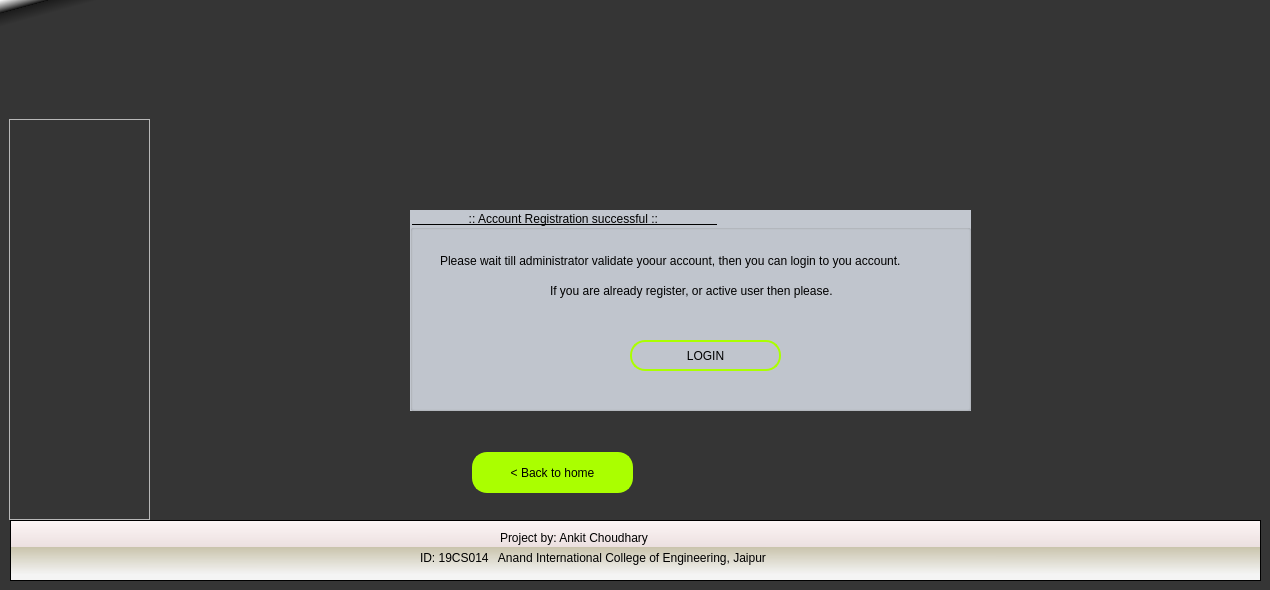
<?xml version="1.0" encoding="UTF-8"?>
<ui version="4.0">
 <class>Account_Registration_successful</class>
 <widget class="QWidget" name="Account_Registration_successful">
  <property name="geometry">
   <rect>
    <x>0</x>
    <y>0</y>
    <width>1270</width>
    <height>590</height>
   </rect>
  </property>
  <property name="minimumSize">
   <size>
    <width>1270</width>
    <height>590</height>
   </size>
  </property>
  <property name="maximumSize">
   <size>
    <width>1270</width>
    <height>590</height>
   </size>
  </property>
  <property name="windowTitle">
   <string>Form</string>
  </property>
  <property name="styleSheet">
   <string notr="true">#Account_Registration_successful{
background-color: qlineargradient(spread:pad, x1:0, y1:0, x2:0.02, y2:0.0340909, stop:0 rgba(255, 255, 255, 255), stop:0.495 rgba(0, 0, 0, 199), stop:0.505 rgba(28, 28, 28, 255), stop:1 rgba(53, 53, 53, 255));
}
#topframe{
background-color: qconicalgradient(cx:0.000472637, cy:0, angle:227.8, stop:0 rgba(30, 0, 255, 255), stop:0.375 rgba(0, 195, 255, 252), stop:0.423533 rgba(37, 0, 255, 255), stop:0.45 rgba(0, 130, 255, 255), stop:0.477581 rgba(0, 56, 255, 252), stop:0.518717 rgba(71, 171, 255, 255), stop:0.542289 rgba(71, 171, 255, 255), stop:0.547264 rgba(68, 134, 249, 255), stop:0.55 rgba(0, 74, 255, 255), stop:0.552239 rgba(21, 93, 243, 255), stop:0.57754 rgba(102, 0, 255, 255), stop:0.625 rgba(0, 185, 255, 247), stop:1 rgba(255, 255, 0, 69));
border:none;
}
#bottomframe{
background-color: qlineargradient(spread:pad, x1:0.025, y1:0.892545, x2:0.0199005, y2:0, stop:0 rgba(244, 244, 244, 255), stop:0.495 rgba(218, 212, 186, 230), stop:0.505 rgba(236, 224, 224, 255), stop:1 rgba(253, 246, 246, 255));
}
QPushButton{
border-radius:15px;
border:2px solid #aaff00;
font: 75 12pt &quot;MS Sans Serif&quot;;
}
QGroupBox{
background:#c2c7cf;
font: 75 12pt &quot;MS Shell Dlg 2&quot;;
	text-decoration: underline;
}
#Back_btn{
background:#aaff00;
}
QLineEdit{
border-radius:15px;
border-bottom:3px solid #aaff00;
}</string>
  </property>
  <widget class="QFrame" name="bottomframe">
   <property name="geometry">
    <rect>
     <x>10</x>
     <y>520</y>
     <width>1251</width>
     <height>61</height>
    </rect>
   </property>
   <property name="frameShape">
    <enum>QFrame::StyledPanel</enum>
   </property>
   <property name="frameShadow">
    <enum>QFrame::Raised</enum>
   </property>
   <widget class="QLabel" name="label">
    <property name="geometry">
     <rect>
      <x>490</x>
      <y>10</y>
      <width>171</width>
      <height>16</height>
     </rect>
    </property>
    <property name="text">
     <string>Project by: Ankit Choudhary </string>
    </property>
   </widget>
   <widget class="QLabel" name="label_2">
    <property name="geometry">
     <rect>
      <x>410</x>
      <y>30</y>
      <width>381</width>
      <height>16</height>
     </rect>
    </property>
    <property name="text">
     <string>ID: 19CS014   Anand International College of Engineering, Jaipur</string>
    </property>
   </widget>
  </widget>
  <widget class="QGroupBox" name="groupBox">
   <property name="geometry">
    <rect>
     <x>410</x>
     <y>210</y>
     <width>561</width>
     <height>201</height>
    </rect>
   </property>
   <property name="title">
    <string>                 :: Account Registration successful ::                  </string>
   </property>
   <widget class="QLabel" name="label_4">
    <property name="geometry">
     <rect>
      <x>30</x>
      <y>40</y>
      <width>511</width>
      <height>21</height>
     </rect>
    </property>
    <property name="text">
     <string>Please wait till administrator validate yoour account, then you can login to you account.</string>
    </property>
   </widget>
   <widget class="QPushButton" name="Login_btn">
    <property name="geometry">
     <rect>
      <x>220</x>
      <y>130</y>
      <width>151</width>
      <height>31</height>
     </rect>
    </property>
    <property name="text">
     <string>LOGIN</string>
    </property>
   </widget>
   <widget class="QLabel" name="label_5">
    <property name="geometry">
     <rect>
      <x>140</x>
      <y>70</y>
      <width>311</width>
      <height>21</height>
     </rect>
    </property>
    <property name="text">
     <string>If you are already register, or active user then please.</string>
    </property>
   </widget>
  </widget>
  <widget class="QPushButton" name="Back_btn">
   <property name="geometry">
    <rect>
     <x>472</x>
     <y>452</y>
     <width>161</width>
     <height>41</height>
    </rect>
   </property>
   <property name="text">
    <string>&lt; Back to home</string>
   </property>
  </widget>
  <widget class="QFrame" name="sideframe">
   <property name="geometry">
    <rect>
     <x>9</x>
     <y>119</y>
     <width>141</width>
     <height>401</height>
    </rect>
   </property>
   <property name="frameShape">
    <enum>QFrame::StyledPanel</enum>
   </property>
   <property name="frameShadow">
    <enum>QFrame::Raised</enum>
   </property>
  </widget>
  <widget class="QPushButton" name="topframe">
   <property name="geometry">
    <rect>
     <x>10</x>
     <y>10</y>
     <width>1251</width>
     <height>101</height>
    </rect>
   </property>
   <property name="text">
    <string/>
   </property>
   <property name="icon">
    <iconset>
     <normaloff>Images/Bank-Management-System.png</normaloff>Images/Bank-Management-System.png</iconset>
   </property>
   <property name="iconSize">
    <size>
     <width>1300</width>
     <height>520</height>
    </size>
   </property>
  </widget>
 </widget>
 <resources/>
 <connections/>
</ui>
